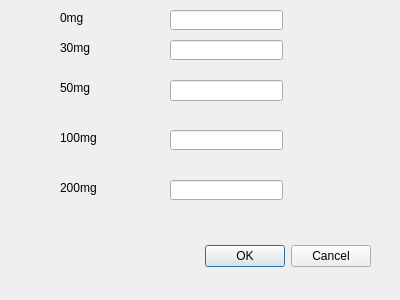
<?xml version="1.0" encoding="UTF-8"?>
<ui version="4.0">
 <class>AlcoholAdjustDialog</class>
 <widget class="QDialog" name="AlcoholAdjustDialog">
  <property name="geometry">
   <rect>
    <x>0</x>
    <y>0</y>
    <width>400</width>
    <height>300</height>
   </rect>
  </property>
  <property name="windowTitle">
   <string>Dialog</string>
  </property>
  <widget class="QDialogButtonBox" name="buttonBox">
   <property name="geometry">
    <rect>
     <x>30</x>
     <y>240</y>
     <width>341</width>
     <height>32</height>
    </rect>
   </property>
   <property name="orientation">
    <enum>Qt::Horizontal</enum>
   </property>
   <property name="standardButtons">
    <set>QDialogButtonBox::Cancel|QDialogButtonBox::Ok</set>
   </property>
  </widget>
  <widget class="QLabel" name="label30">
   <property name="geometry">
    <rect>
     <x>60</x>
     <y>40</y>
     <width>61</width>
     <height>16</height>
    </rect>
   </property>
   <property name="text">
    <string>30mg</string>
   </property>
  </widget>
  <widget class="QLabel" name="label50">
   <property name="geometry">
    <rect>
     <x>60</x>
     <y>80</y>
     <width>61</width>
     <height>16</height>
    </rect>
   </property>
   <property name="text">
    <string>50mg</string>
   </property>
  </widget>
  <widget class="QLabel" name="label100">
   <property name="geometry">
    <rect>
     <x>60</x>
     <y>130</y>
     <width>81</width>
     <height>16</height>
    </rect>
   </property>
   <property name="text">
    <string>100mg</string>
   </property>
  </widget>
  <widget class="QLabel" name="label200">
   <property name="geometry">
    <rect>
     <x>60</x>
     <y>180</y>
     <width>81</width>
     <height>16</height>
    </rect>
   </property>
   <property name="text">
    <string>200mg</string>
   </property>
  </widget>
  <widget class="QLineEdit" name="le30">
   <property name="geometry">
    <rect>
     <x>170</x>
     <y>40</y>
     <width>113</width>
     <height>20</height>
    </rect>
   </property>
  </widget>
  <widget class="QLineEdit" name="le50">
   <property name="geometry">
    <rect>
     <x>170</x>
     <y>80</y>
     <width>113</width>
     <height>21</height>
    </rect>
   </property>
  </widget>
  <widget class="QLineEdit" name="le100">
   <property name="geometry">
    <rect>
     <x>170</x>
     <y>130</y>
     <width>113</width>
     <height>20</height>
    </rect>
   </property>
  </widget>
  <widget class="QLineEdit" name="le200">
   <property name="geometry">
    <rect>
     <x>170</x>
     <y>180</y>
     <width>113</width>
     <height>20</height>
    </rect>
   </property>
  </widget>
  <widget class="QLineEdit" name="le0">
   <property name="geometry">
    <rect>
     <x>170</x>
     <y>10</y>
     <width>113</width>
     <height>20</height>
    </rect>
   </property>
   <property name="text">
    <string/>
   </property>
  </widget>
  <widget class="QLabel" name="label0">
   <property name="geometry">
    <rect>
     <x>60</x>
     <y>10</y>
     <width>61</width>
     <height>16</height>
    </rect>
   </property>
   <property name="text">
    <string>0mg</string>
   </property>
  </widget>
 </widget>
 <resources/>
 <connections>
  <connection>
   <sender>buttonBox</sender>
   <signal>accepted()</signal>
   <receiver>AlcoholAdjustDialog</receiver>
   <slot>accept()</slot>
   <hints>
    <hint type="sourcelabel">
     <x>248</x>
     <y>254</y>
    </hint>
    <hint type="destinationlabel">
     <x>157</x>
     <y>274</y>
    </hint>
   </hints>
  </connection>
  <connection>
   <sender>buttonBox</sender>
   <signal>rejected()</signal>
   <receiver>AlcoholAdjustDialog</receiver>
   <slot>reject()</slot>
   <hints>
    <hint type="sourcelabel">
     <x>316</x>
     <y>260</y>
    </hint>
    <hint type="destinationlabel">
     <x>286</x>
     <y>274</y>
    </hint>
   </hints>
  </connection>
 </connections>
</ui>
